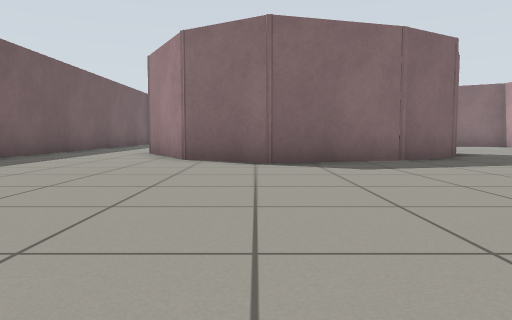
View 1 (above)

24 first-person views from a walk through a Gazebo world. The camera is 0.5 m above the floor, tilts 4° down and sees 70° across. The floor is counted in squares, 1 m on a side. Each view is taken from the middle of a square. On the plan, view 1 faces up. The plan holds only what a view shows up to about 9 squares ahead; the rest is blank.

View 2
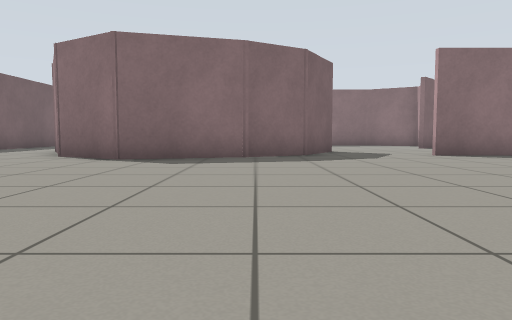

View 3
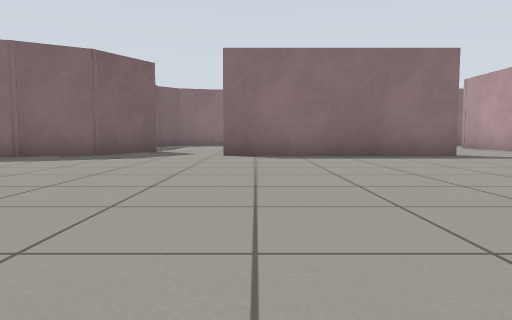

View 4
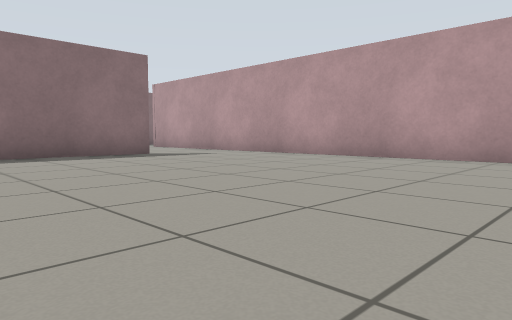

View 5
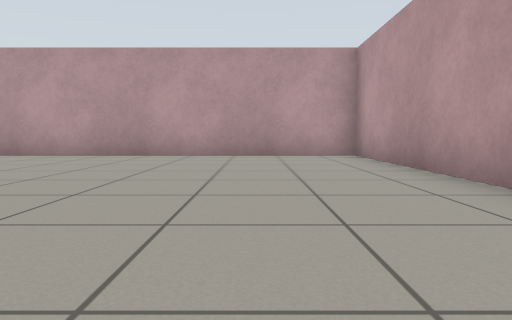

View 6
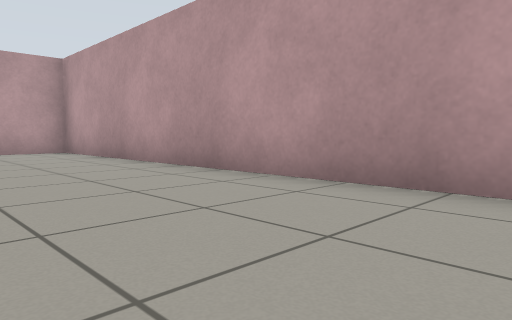

View 7
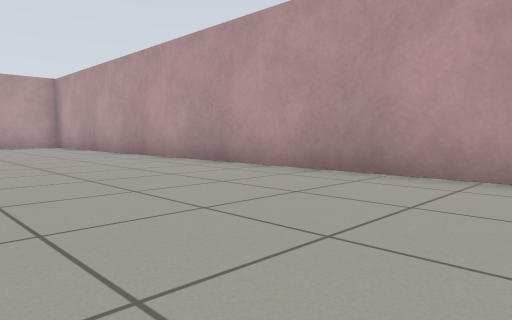

View 8
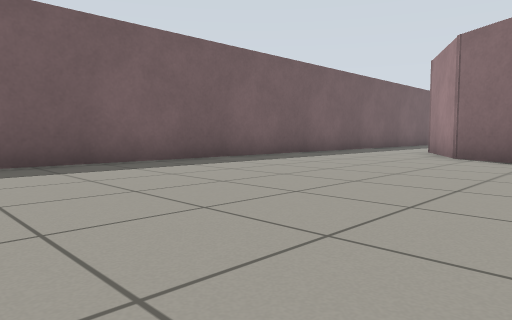

View 9
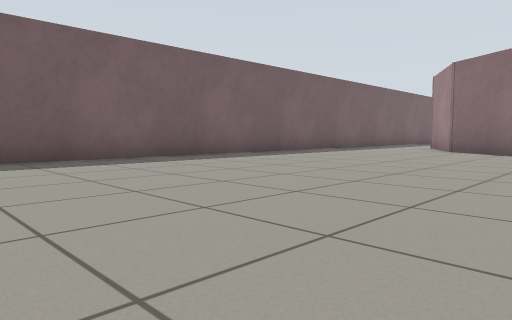

View 10
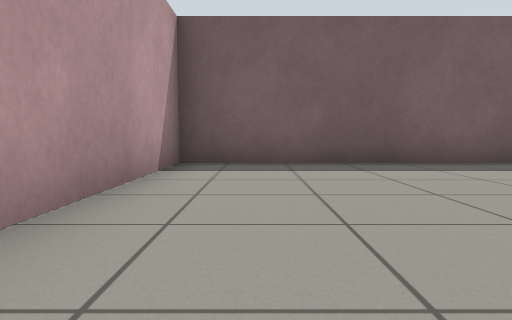

View 11
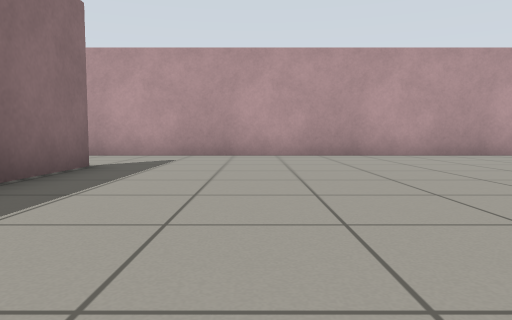

View 12
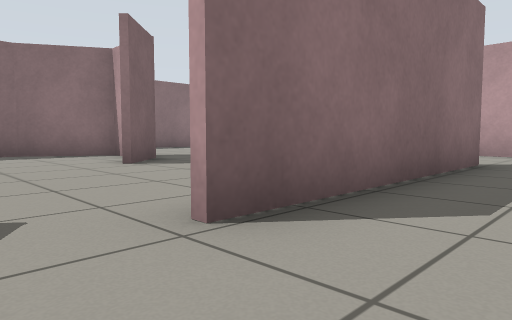

View 13
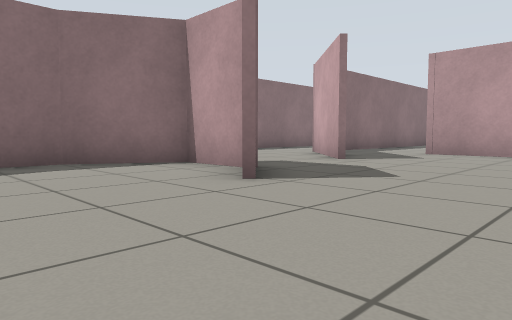

View 14
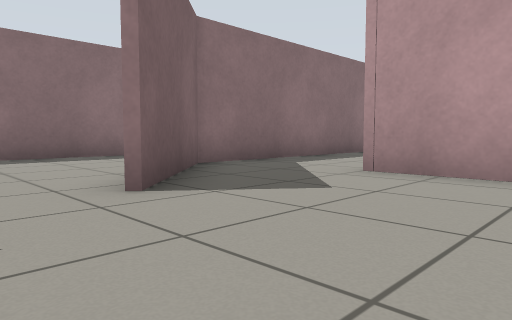

View 15
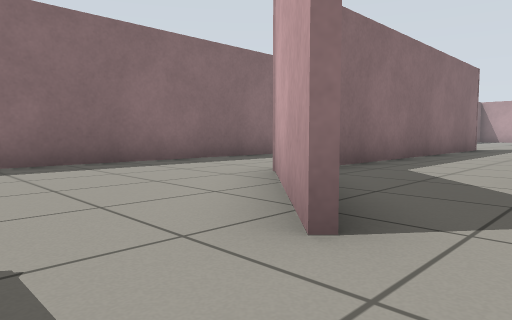

View 16
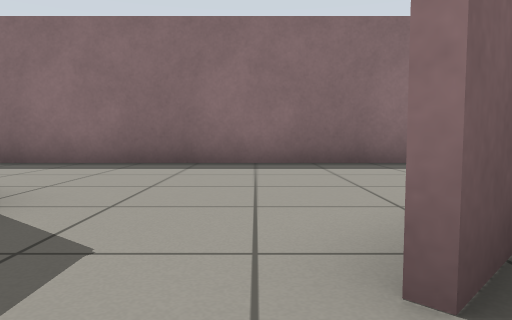

View 17
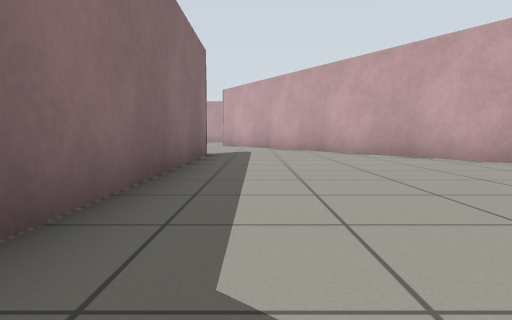

View 18
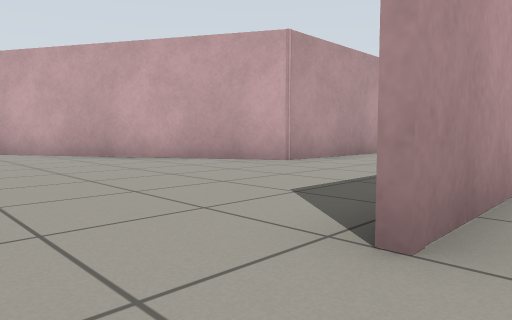

View 19
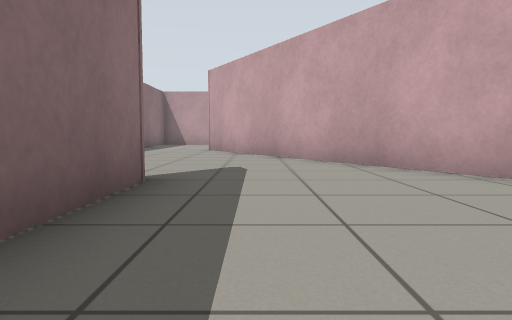

View 20
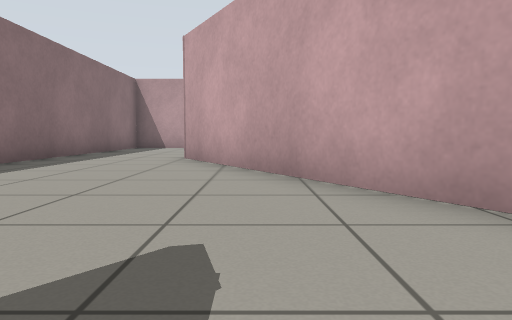

View 21
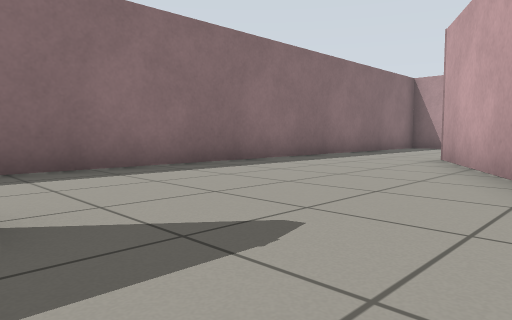

View 22
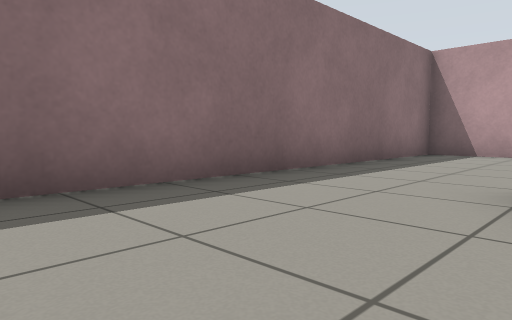

View 23
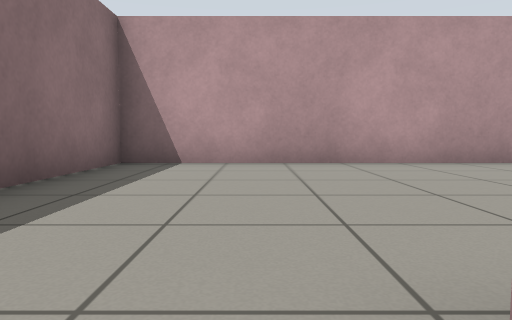

View 24
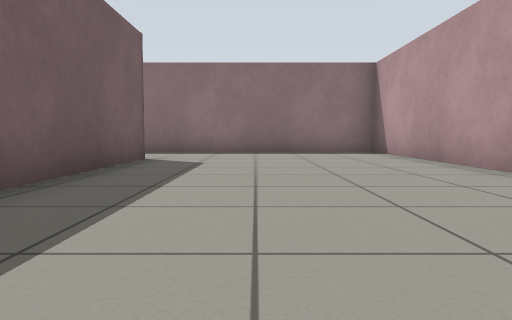

### Floor plan
Points are (right, up) in squares from view 1. A wall is a line through its corners. A room is listed if a view was taken in it or the views show most of it. See-through windows are left out.
Room 1 (views 1, 2, 3, 4, 5, 6, 7, 8, 9, 10, 11, 12, 13, 14, 15, 16, 17, 18)
walls: (2.9, 7) (0.2, 6.3) (-1.4, 7.2) (-2.5, 9.1); (5, 9.1) (4.2, 7.8) (2.6, 6.9); (12.8, 7.6) (7.1, 7.6); (9.9, 12.9) (8.8, 11.8); (9.8, 13) (9.8, 14.5) (8, 15.5) (7.1, 15.5); (-5.3, 5.6) (-5.3, -5.3) (-0.9, -5.3); (1.8, -5.3) (15.6, -5.3) (15.6, 9); (12.4, 13) (14.7, 15.3); (-5.3, 9.1) (-5.3, 7.6); (15.6, 10.5) (15.6, 12.6); (14.8, 15.2) (12.5, 12.9)
ways out: opening at (12.5, 16.2) to room 2; opening at (16, 13.5) to room 2
Room 2 (views 19, 20, 21, 22, 23, 24)
walls: (19.6, 5.6) (19.6, 8.5) (31.7, 15.5) (31.7, 11.1); (24, 15.2) (14.8, 15.2); (37.4, 11.5) (37.4, 18.4) (24.9, 18.4); (17.6, 18.4) (7.5, 18.4)
ways out: opening at (12.5, 16.2) to room 1; opening at (16, 13.5) to room 1

Positions as (right, up) in squares from view 1, and headings:
1: (0, 0), facing up
2: (3, -1), facing up
3: (8, -1), facing up
4: (8, -1), facing up-right
5: (7, -3), facing right
6: (5, -2), facing down-right
7: (1, -1), facing down-right
8: (1, -1), facing up-left
9: (2, -4), facing up-left
10: (1, -4), facing left
11: (7, 5), facing right
12: (6, 6), facing up-right
13: (6, 9), facing up-right
14: (11, 10), facing up-right
15: (11, 12), facing up-right
16: (12, 12), facing up
17: (15, 14), facing right
18: (15, 14), facing down-right
19: (20, 14), facing right
20: (24, 14), facing right
21: (24, 13), facing up-right
22: (28, 15), facing up-right
23: (31, 16), facing right
24: (34, 8), facing up
